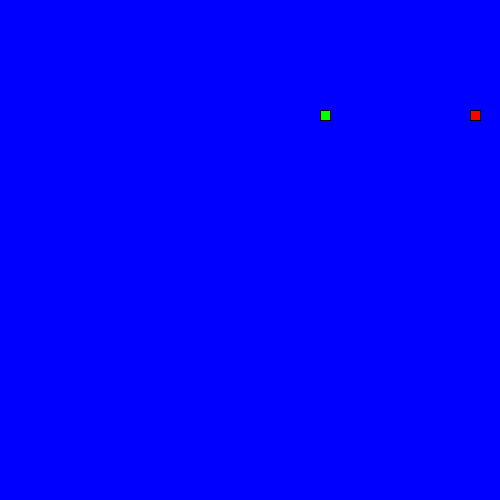
Frame 1 (no input)
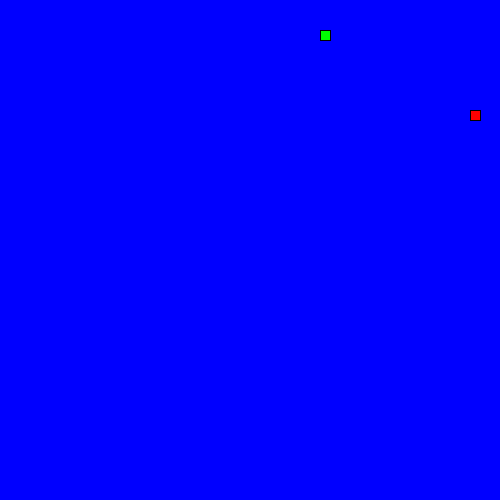
Frame 60 (the mouse pressed at the canvas centre just before this capture)
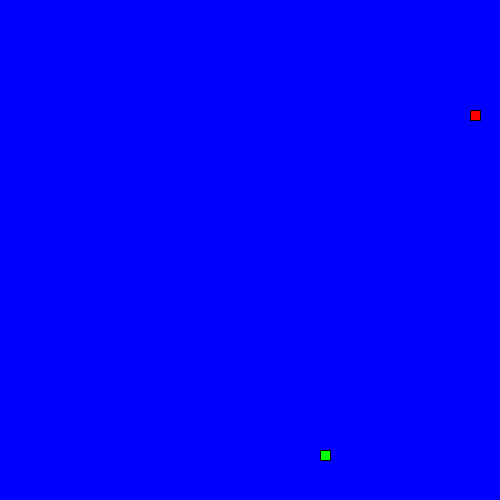
Frame 120 (the mouse held since frame 60 and released just before this capture)

The Processing sketch that drew these frames (run headless with seeded random() and noise(); from frame 60 on, the mouse is pressed at the canvas centre):

// Processing sketch: LeagueSnake
// ── LeagueSnake.pde
//*
// ***** SEGMENT CLASS *****
// This class will be used to represent each part of the moving snake.
//*

class Segment {

//Add x and y member variables. They will hold the corner location of each segment of the snake.
int x;
int y;

// Add a constructor with parameters to initialize each variable.
Segment(int x,int y){
  this.x = x;
  this.y = y;
}
}


//*
// ***** GAME VARIABLES *****
// All the game variables that will be shared by the game methods are here
//*
Segment head;
ArrayList<Segment> tail = new ArrayList<Segment>();
int foodX;
int foodY;
int headX;
int headY;
int direction = UP;
int eaten = 0;

//*
// ***** SETUP METHODS *****
// These methods are called at the start of the game.
//*

void setup() {
size(500,500);
frameRate(20);
headX = ((int)random(50)*10);
headY = ((int)random(50)*10);
head = new Segment(headX,headY);
dropFood();
}

void dropFood() {
  //Set the food in a new random location
 foodX = ((int)random(50)*10);
 foodY = ((int)random(50)*10);
}



//*
// ***** DRAW METHODS *****
// These methods are used to draw the snake and its food 
//*

void draw() {
  background(0,0,255);
  drawFood();
  move();
  drawSnake();
  
}

void drawFood() {
  //Draw the food
  fill(255,0,0);
  rect(foodX,foodY,10,10);
}

void drawSnake() {
  //Draw the head of the snake followed by its tail
  fill(0,255,0);
  rect(headX, headY, 10,10);
  drawTail();
}


//*
// ***** TAIL MANAGEMENT METHODS *****
// These methods make sure the tail is the correct length.
//*

void drawTail() {
  //Draw each segment of the tail 
for(Segment s:tail){
  fill(0,255,0);
  rect(s.x,s.y,10,10);
}
}

void manageTail() {
  //After drawing the tail, add a new segment at the "start" of the tail and remove the one at the "end" 
  //This produces the illusion of the snake tail moving.
  checkTailCollision();
}

void checkTailCollision() {
  //If the snake crosses its own tail, shrink the tail back to one segment
  
}



//*
// ***** CONTROL METHODS *****
// These methods are used to change what is happening to the snake
//*

void keyPressed() {
  if (key == CODED) {
    if (keyCode == UP) {
      direction = UP;
    }
    if (keyCode == DOWN) {
      direction = DOWN;
    }
    if (keyCode == LEFT) {
      direction = LEFT;
    }
    if (keyCode == RIGHT) {
      direction = RIGHT;
    }
  }
}

void move() {
  //Change the location of the Snake head based on the direction it is moving.
  
  
  switch(direction) {
  case UP:
    headY -=10;
     checkBoundaries(); 
     eat();
    break;
  case DOWN:
headY +=10;
 checkBoundaries();
 eat();
    break;
  case LEFT:
headX -= 10;
 checkBoundaries();
 eat();
    break;
  case RIGHT:
headX +=10;
 checkBoundaries();
 eat();
    break;
  }

}

void checkBoundaries() {
 //If the snake leaves the frame, make it reappear on the other side
 if(headX>500){
  headX=0; 
 }
 if(headX<0){
  headX=500; 
 }
 if(headY>500){
  headY=0; 
 }
 if(headY<0){
  headY=500; 
 }
}



void eat() {
  //When the snake eats the food, its tail should grow and more food appear
if(headX==foodX){
  if(headY==foodY){
  dropFood();
  eaten+=1;
  }
}
}
